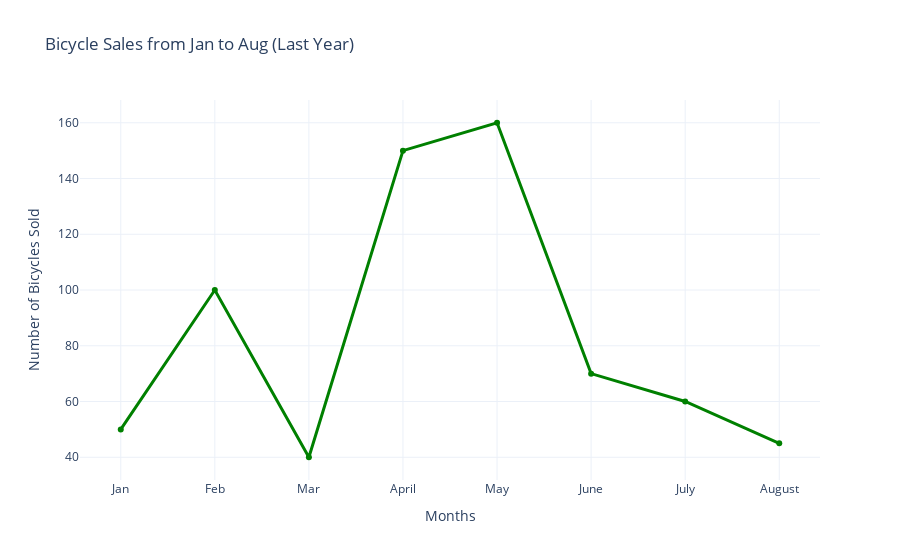

This figure's notebook cell:
### Code cell
# Line Chart – Bicycle Sales Jan–Aug (Styling Upgrades)
# step 1: Create array for bicycle sold.
numberOfBicyclesSold_array= [50,100,40,150,160,70,60,45]

# Ste 2: Create array for months.
months_array=["Jan","Feb","Mar","April","May","June","July","August"]

#  Step 3: Create Line chart.
fig= px.line(
    x=months_array,
    y=numberOfBicyclesSold_array,
    title="Bicycle Sales from Jan to Aug (Last Year)",
    labels={ "x": "Months", "y": "Number of Bicycles Sold"},
    markers=True
        
    
)

# Step 3: Styling Upgrades
fig.update_traces(line_color="green", line_width=3)
fig.update_layout(template="plotly_white")
fig.show()

### Figure 1 — Plotly figure (JSON) as saved in the notebook; plotly's stock layout.template omitted (floating-point values rounded to 4 significant figures)
{"data": [{"hovertemplate": "Months=%{x}<br>Number of Bicycles Sold=%{y}<extra></extra>", "legendgroup": "", "line": {"color": "green", "dash": "solid", "width": 3}, "marker": {"symbol": "circle"}, "mode": "lines+markers", "name": "", "orientation": "v", "showlegend": false, "type": "scatter", "x": ["Jan", "Feb", "Mar", "April", "May", "June", "July", "August"], "xaxis": "x", "y": [50, 100, 40, 150, 160, 70, 60, 45], "yaxis": "y"}], "layout": {"legend": {"tracegroupgap": 0}, "title": {"text": "Bicycle Sales from Jan to Aug (Last Year)"}, "xaxis": {"anchor": "y", "domain": [0, 1], "title": {"text": "Months"}}, "yaxis": {"anchor": "x", "domain": [0, 1], "title": {"text": "Number of Bicycles Sold"}}}}
